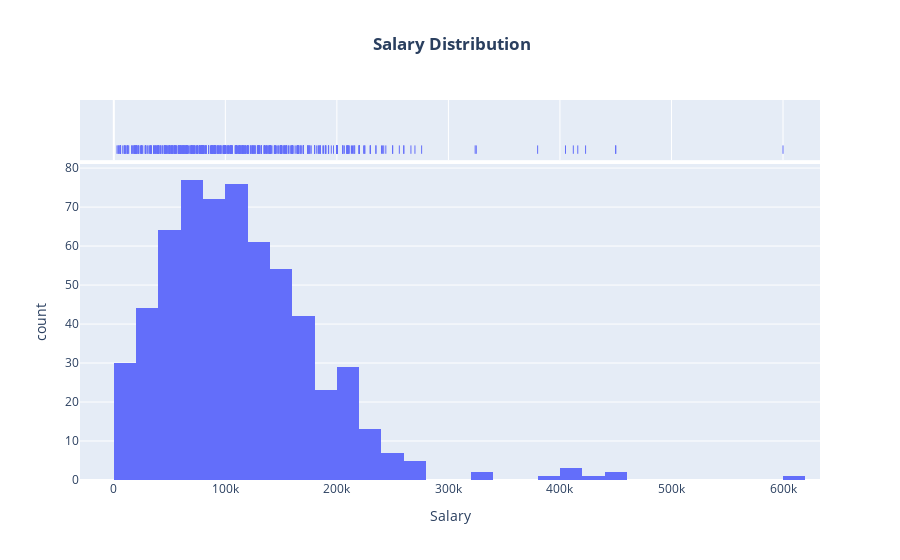

The code cell stored with this chart in its notebook:
### Code cell
# Salary Distribution
fig = px.histogram(df, x='salary_in_usd', marginal='rug', 
                  labels={'salary_in_usd':'Salary'}, title='<b> Salary Distribution')
fig.update_layout(title_x=0.5)
fig.show()

### Figure 1 — Plotly figure (JSON) as saved in the notebook; plotly's stock layout.template omitted (floating-point values rounded to 4 significant figures; data arrays with more than 128 entries replaced by an {"elided": "..."} marker saying what was removed)
{"data": [{"alignmentgroup": "True", "bingroup": "x", "hovertemplate": "Salary=%{x}<br>count=%{y}<extra></extra>", "legendgroup": "", "marker": {"color": "#636efa", "pattern": {"shape": ""}}, "name": "", "offsetgroup": "", "orientation": "v", "showlegend": false, "type": "histogram", "x": {"elided": "607 int values"}, "xaxis": "x", "yaxis": "y"}, {"alignmentgroup": "True", "boxpoints": "all", "fillcolor": "rgba(255,255,255,0)", "hoveron": "points", "hovertemplate": "Salary=%{x}<extra></extra>", "jitter": 0, "legendgroup": "", "line": {"color": "rgba(255,255,255,0)"}, "marker": {"color": "#636efa", "symbol": "line-ns-open"}, "name": "", "offsetgroup": "", "showlegend": false, "type": "box", "x": {"elided": "607 int values"}, "xaxis": "x2", "yaxis": "y2"}], "layout": {"barmode": "relative", "legend": {"tracegroupgap": 0}, "title": {"text": "<b> Salary Distribution", "x": 0.5}, "xaxis": {"anchor": "y", "domain": [0, 1], "title": {"text": "Salary"}}, "xaxis2": {"anchor": "y2", "domain": [0, 1], "matches": "x", "showgrid": true, "showticklabels": false}, "yaxis": {"anchor": "x", "domain": [0, 0.8316], "title": {"text": "count"}}, "yaxis2": {"anchor": "x2", "domain": [0.8416, 1], "matches": "y2", "showgrid": false, "showline": false, "showticklabels": false, "ticks": ""}}}
